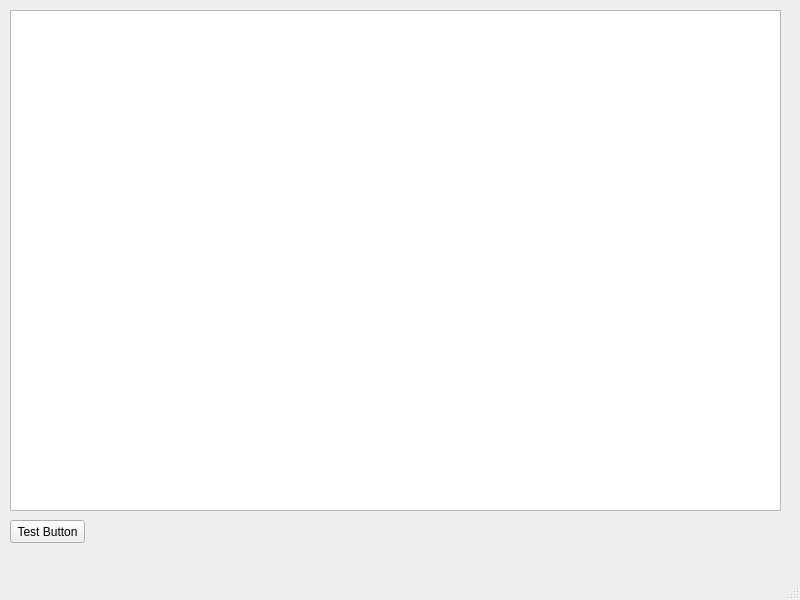
<?xml version="1.0" encoding="UTF-8"?>
<ui version="4.0">
 <class>MainWindow</class>
 <widget class="QMainWindow" name="MainWindow">
  <property name="geometry">
   <rect>
    <x>0</x>
    <y>0</y>
    <width>800</width>
    <height>600</height>
   </rect>
  </property>
  <property name="windowTitle">
   <string>MainWindow</string>
  </property>
  <widget class="QWidget" name="centralwidget">
   <widget class="QTextEdit" name="txt_box">
    <property name="geometry">
     <rect>
      <x>10</x>
      <y>10</y>
      <width>771</width>
      <height>501</height>
     </rect>
    </property>
   </widget>
   <widget class="QPushButton" name="btn_test">
    <property name="geometry">
     <rect>
      <x>10</x>
      <y>520</y>
      <width>75</width>
      <height>23</height>
     </rect>
    </property>
    <property name="text">
     <string>Test Button</string>
    </property>
   </widget>
  </widget>
  <widget class="QMenuBar" name="menubar">
   <property name="geometry">
    <rect>
     <x>0</x>
     <y>0</y>
     <width>800</width>
     <height>21</height>
    </rect>
   </property>
  </widget>
  <widget class="QStatusBar" name="statusbar"/>
 </widget>
 <resources/>
 <connections/>
</ui>
